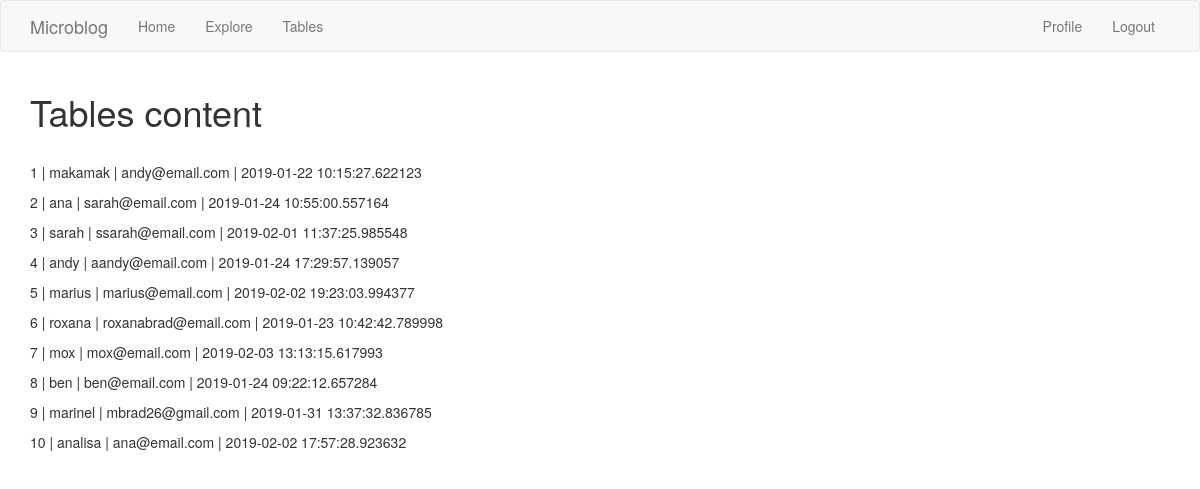
The app's page /tables (signed in), older data.
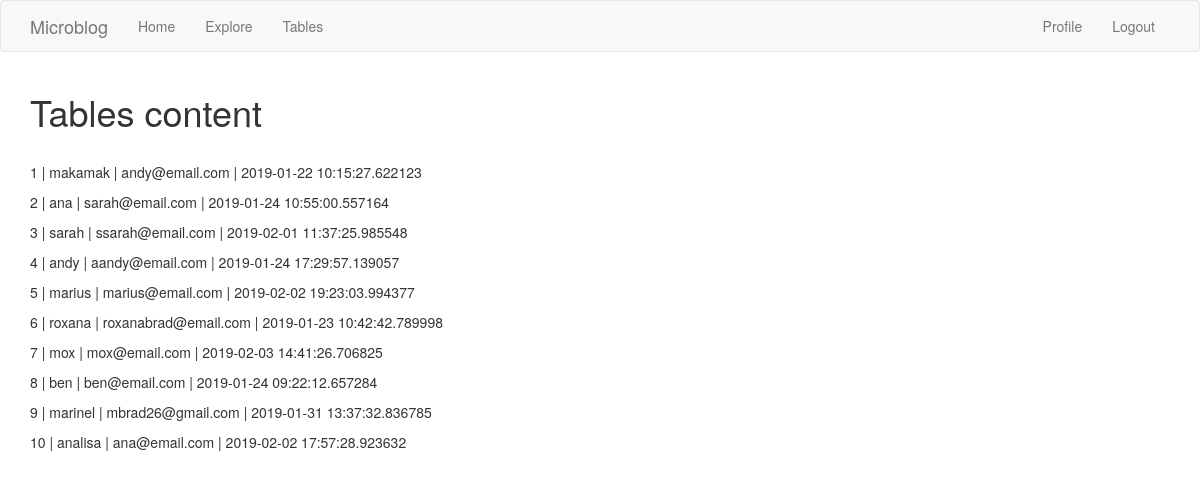
The same page, newer data.
### app/models.py (models this page shows, shortened)
class User(UserMixin, db.Model):
    id = db.Column(db.Integer, primary_key=True)
    username = db.Column(db.String(60), index=True, unique=True)
    email = db.Column(db.String(120), index=True, unique=True)
    password_hash = db.Column(db.String(128))
    about_me = db.Column(db.String(140))
    last_seen = db.Column(db.DateTime, default=datetime.utcnow)
    posts = db.relationship('Post', backref='author', lazy='dynamic')
    followed = db.relationship('User', secondary=followers,
                               primaryjoin=(followers.c.follower_id == id),
                               secondaryjoin=(followers.c.followed_id == id),
                               backref=db.backref('followers', lazy='dynamic'),
                               lazy='dynamic')

### app/routes.py (the view)
@app.route('/tables')
@login_required
def tables():
    user = User.query.all()
    post = Post.query.all()
    return render_template('tables.html', title='DataBase Content', user=user, post=post)

### app/models.py (called while the page is built)
@login.user_loader
def load_user(id):
    return User.query.get(int(id))

### app/routes.py (called while the page is built)
@app.before_request
def before_request():
    if current_user.is_authenticated:
        current_user.last_seen = datetime.utcnow()
        db.session.commit()
    g.locale = str(get_locale())

### app/templates/tables.html
{% extends "base.html" %}
{% block app_content %}
    <h1>Tables content</h1>
    <br>
    {% for u in user %}
        <p> {{ u.id }}  | {{ u.username }} | {{ u.email }} | {{ u.last_seen }}</p>
    {% endfor %}
{% endblock %}

Row changes from the older to the newer data that the page shows:
changed User "mox": last_seen "2019-02-03 13:13:15.617993" → "2019-02-03 14:41:26.706825"
